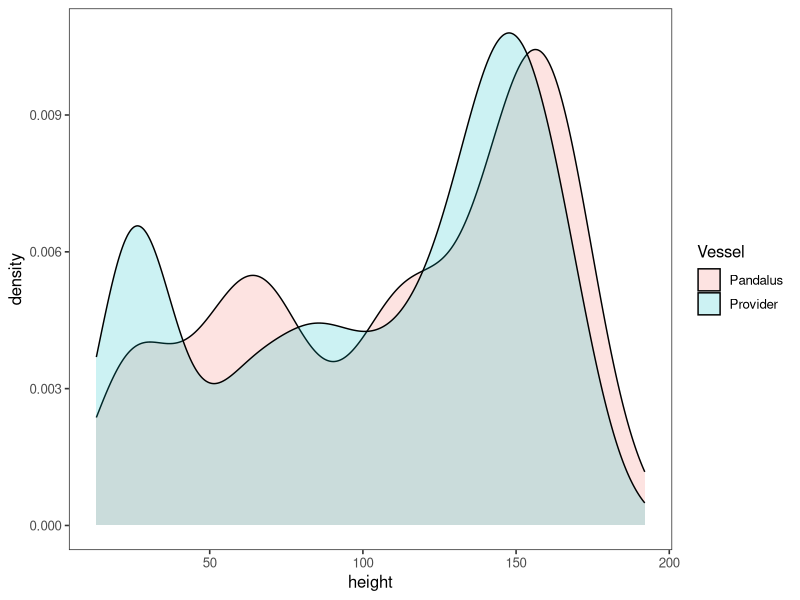
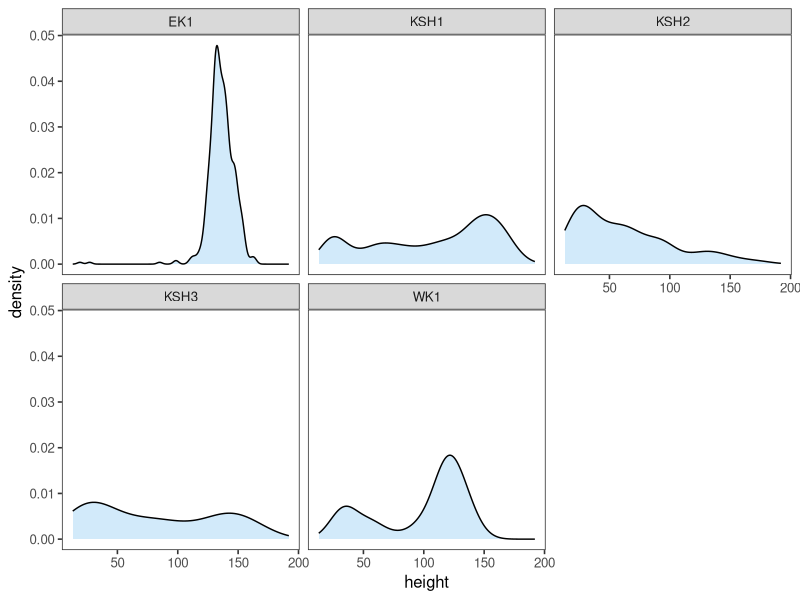
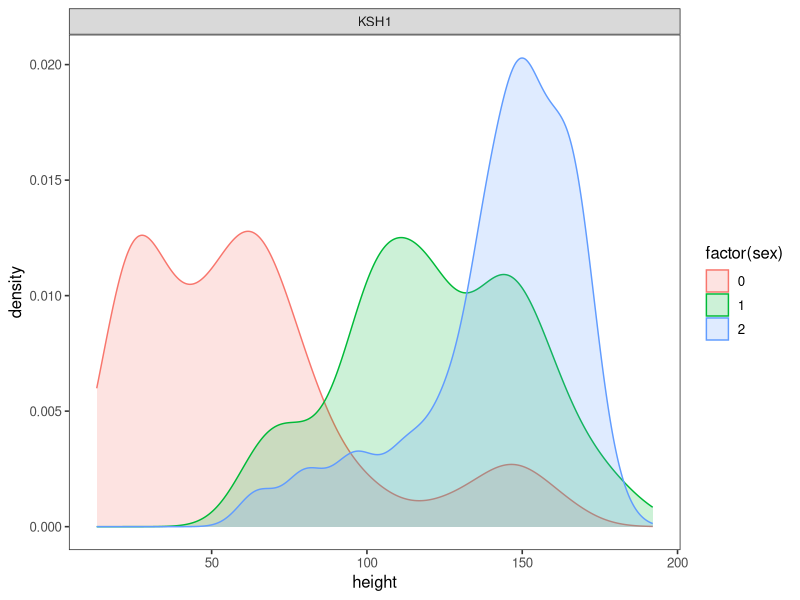

These charts were generated, in order, by the following R code: (Note: this script raises an error after producing the figures.)
# load ----
library(tidyverse)
theme_set(theme_bw(base_size=12)+ 
            theme(panel.grid.major = element_blank(),
                  panel.grid.minor = element_blank()))
library (xtable)
library (knitr)
options (scipen = 999)

# data ----
#clean up event data- change names and data types etc.
events <- read.csv('./data/events_2016_161027.csv')
events %>% mutate(ID = gsub(" ", "", STATION_ID),date = as.Date(DATE_SET, format='%m-%d-%Y'),
                  year = as.numeric(format(date, "%Y"))) %>% 
  select(year=year, date=date, Event = EVENT_ID, District = DISTRICT, 
         Dredge = DREDGE_ID, Bed = BED_SW, Type = STATION_TYPE, ID = ID, 
         slat = START_LATITUDE, slon=START_LONGITUDE, sdepth = DEPTH_START_F, 
         stime = START_TIME, speed=TOW_SPEED, maxdepth=Max_Dpth_fa, mindepth=Min_Dpth_fa, 
         elat=END_LATITUDE, elon=END_LONGITUDE, edepth=DEPTH_END_F, etime=END_TIME, 
         calc_length=TOW_LENGTH_CALC, field_length=TOW_LENGTH_FIELD,length=TOW_LENGTH_DESIGNATED,
         performance=GEAR_PERFORMANCE_CODE_SW, Vessel=VESSEL_NAME) %>% 
  filter (performance == 1, Type != "Ancillary") -> event

catch <- read.csv('./data/catchComp_2016_161027.csv')
catch %>% select(Event = EVENT_ID, species=RACE_CODE, 
                 size_class=SCAL_SIZE_CLASS, count=COUNT,
                 sample_wt=SAMPLE_WT_KG, cond = CONDITION_CODE_RII, 
                 sample_type = SAMPLE_TYPE)  %>%
  filter (Event %in% event$Event) -> catch

awl <- read.csv('./data/awl_2016_161027.csv')
awl %>% select(Event = EVENT_ID, species=RACE_CODE, weight=WHOLE_WT_GRAMS, 
               worm=SHELL_WORM_SW, height=SHELL_HEIGHT_MM, sex=SEX_SW, 
               gonad_cond=SCAL_GONAD_COND, blister=MUD_BLISTER_SW, 
               meat_cond=MEAT_CONDITION_SW, clapper = CLAPPER, 
               sample_type = SAMPLE_TYPE, meat_wt = MEAT_WEIGHT_GRAMS) %>%
  filter (Event %in% event$Event) -> awl


# height ----
#height/weight relationship
awl %>% left_join(event) %>% filter(Bed=='KSH1') %>% 
   ggplot(aes(height, fill=Vessel))+geom_density(alpha=.2)
   


#ggsave("./figs/Fig1.tiff", dpi=300, height=6, width=6, units="in")

#height densities - this way includes <100mm shells
awl %>% left_join(event) %>% 
  ggplot(aes(height))+geom_density(alpha=.2,fill=4)+facet_wrap(~Bed)

#height densities - 
awl %>% left_join(event) %>% filter(Bed=='KSH1', sex!='NA') %>% 
  ggplot(aes(height, fill=factor(sex),color=factor(sex)))+geom_density(alpha=.2)+facet_wrap(~Bed)
# getting some issues between using 0 and using NA - need to examine this.

# OTHER SCAL BIOLOGICAL DATA TABLES ----

awl %>% filter(species == 74120, is.na(clapper)) %>% left_join (event) -> bio # join event for Bed and Month
bio$BedMonth <- paste(bio$Bed,months(bio$date)) # add BedMonth var for gonad table

# freq table for each variable by bed. 
worm <- table(bio$worm, bio$Bed) 
gonad <- table(bio[bio$gonad_cond %in% c(1,2,3,4), c("gonad_cond","BedMonth")]) # exclude 0's (immature) and 5's (cannot determine) 
blist <- table(bio$blister, bio$Bed) 
weak <- table(bio$meat_cond, bio$Bed) 
clap <- table(bio$clapper, bio$Bed) 

# prop tables 
worm.p <- round(prop.table(worm, 2) * 100, 2) 
gonad.p <- round(prop.table(gonad, 2) * 100, 2)
blist.p <- round(prop.table(blist, 2) * 100, 2) 
weak.p <- round(prop.table(weak, 2) * 100, 2) 

# bind n row to prop table 
worm.pn <-  rbind(worm.p, margin.table(worm, 2))
gonad.pn <- rbind(gonad.p, margin.table(gonad, 2))
blist.pn <- rbind(blist.p, margin.table(blist, 2))
weak.pn <-  rbind(weak.p, margin.table(weak, 2))

# change row names.  Should use LUTs or some other type of substitution, in case classes observed in future changes. 
worm.pn <- as.data.frame(worm.pn) %>% mutate(Percent=c("0%", "1 - 24%", "25 - 49%", "50 - 74%", "75 - 100%", "n"))
gonad.pn <- as.data.frame(gonad.pn) %>% mutate(Stage=c("Empty", "Initial Recovery", "Filling", "Full", "n"))
blist.pn <- as.data.frame(blist.pn) %>% mutate(Percent = c("0%", "1 - 24%", "25 - 49%", "50 - 74%", "n"))   # no 4's (75-100%) this year
weak.pn <- as.data.frame(weak.pn) %>% mutate(Meats = c("Good", "Weak", "n"))

# reorder kayak beds together
worm.pn <- worm.pn[,c("Percent","EK1","WK1","KSH1", "KSH2", "KSH3")]
gonad.pn <- gonad.pn[,c("Stage","EK1 April","WK1 April","KSH1 May","KSH1 July", "KSH2 July", "KSH3 July")] # In word, move Month to column spanners. 
blist.pn <- blist.pn[,c("Percent","EK1","WK1","KSH1", "KSH2", "KSH3")]
weak.pn <- weak.pn[,c('Meats',"EK1","WK1","KSH1", "KSH2", "KSH3")]


write_csv(worm.pn,'./output/worm.csv')
write_csv(gonad.pn,'./output/gonad.csv')
write_csv(blist.pn,'./output/blist.csv')
write_csv(weak.pn,'./output/weak.csv')



awl %>% filter(species == 74120, !is.na(clapper)) %>% 
   left_join(event) %>% 
   ggplot(aes(height))+geom_histogram(fill=4, alpha=.2, color=1,bins=50)+facet_wrap(~Bed, ncol=1,scale='free_y')+
   xlab('Shell height (mm)')+ylab('Number') + theme(strip.background = element_blank())

ggsave("./figs/Clappers.png", dpi=300, height=8.5, width=6.5, units="in")


